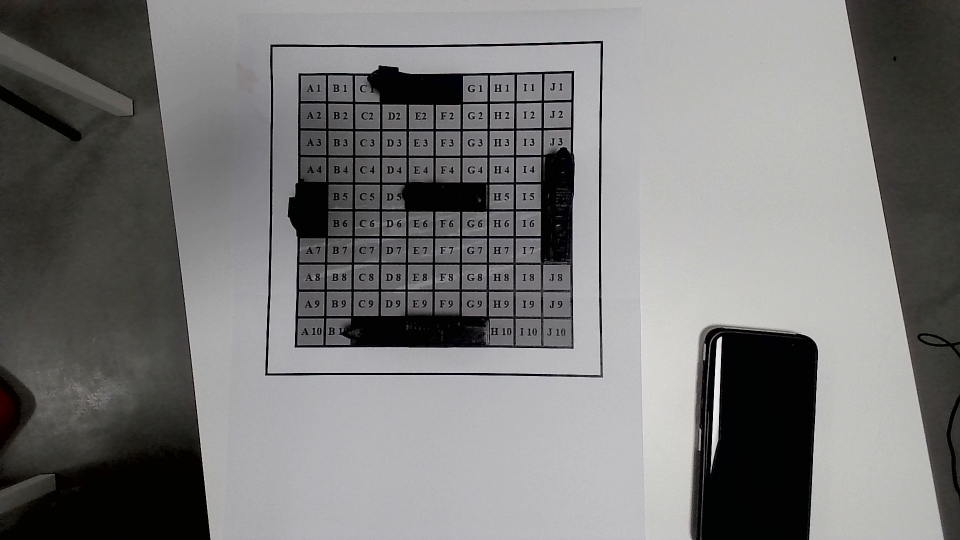
#> input picture field_detection/outlined.jpg, 1920 x 1080 px (shown at 1/2 size)
$ python rasp_time_test.py
#> lines starting #> are read from the running program, lines starting #| are printed output that depends on the picture; after the words box and inside, x2 and y2 are one past the last pixel; in counts of white or black regions, pixels touching at a corner belong together
import time
import cv2
import numpy as np

boot_test_image = cv2.imread('outlined.jpg')
#> boot_test_image is the input picture: shape (1080, 1920, 3); mean B, G, R 119.7, 120.4, 120.9

# [70 lines left out: functions select_frame, get_perspective, not called in this run]

def detect_board(image):
    gray_image = cv2.cvtColor(image, cv2.COLOR_BGR2GRAY)
    bilateral_filtered = cv2.bilateralFilter(gray_image, 13, 20, 20)
    canny_filtered = cv2.Canny(bilateral_filtered, 30, 180)
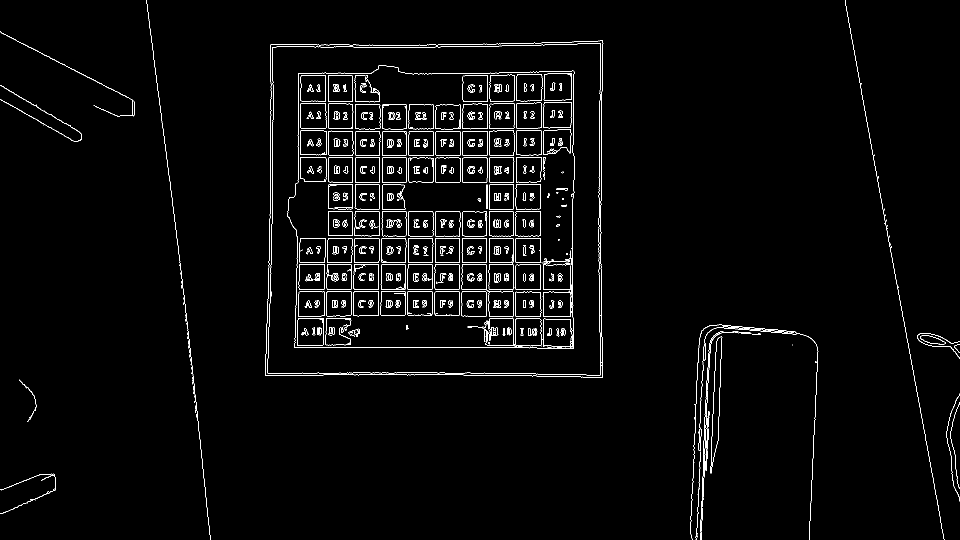
#> canny_filtered: shape (1080, 1920) (shown at 1/2 size); 2.1% white in thin lines or dots

    contours, hierarchy = cv2.findContours(canny_filtered.copy(), cv2.RETR_TREE, cv2.CHAIN_APPROX_SIMPLE)
#> contours = 848 contours, 422 with area under 20; largest, box (x1, y1, x2, y2) and area: (530, 81, 1207, 756) 440339, (534, 86, 1202, 751) 429542, (575, 131, 1150, 698) 304624, (575, 131, 1150, 698) 304600, (530, 81, 1207, 756) 10520
#> (the run stopped early here; a loop or call above may not have finished)

$ run again, with field_detection/boot1.jpg copied over field_detection/outlined.jpg
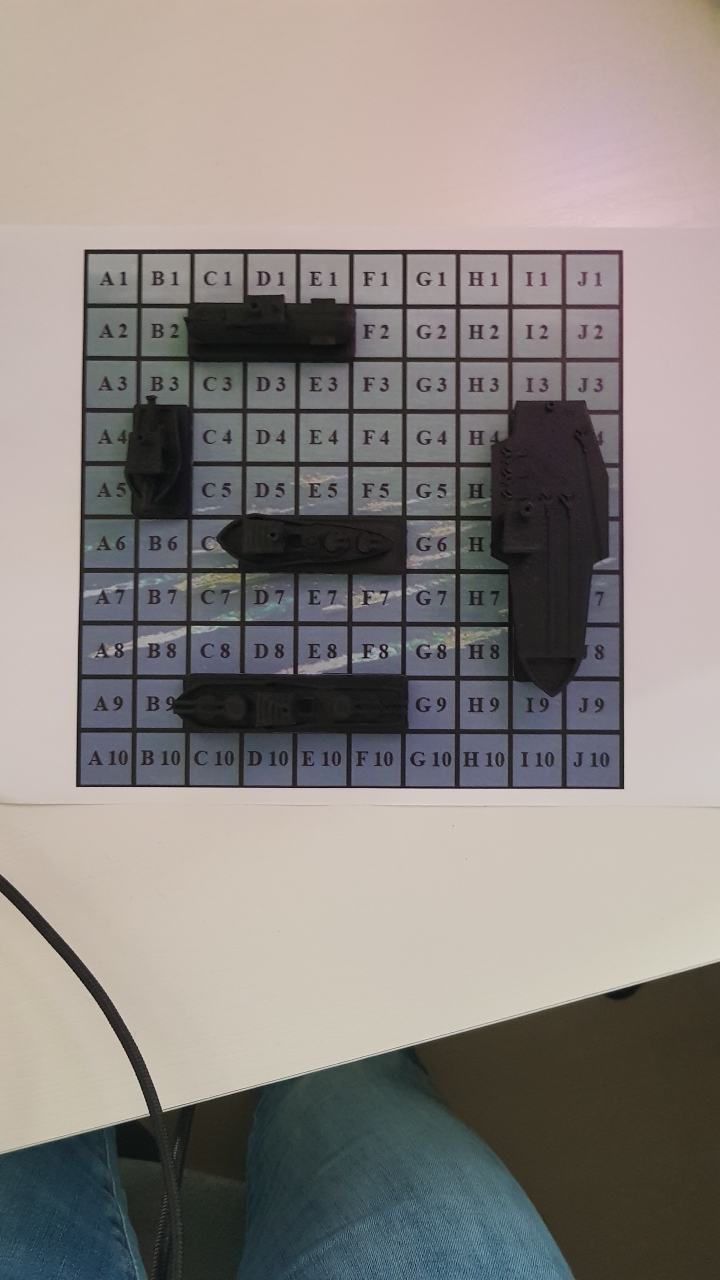
#> input picture field_detection/boot1.jpg, 1440 x 2560 px (shown at 1/2 size)
#> boot_test_image is the input picture: shape (2560, 1440, 3); mean B, G, R 128.5, 131.9, 138.2
#> in detect_board, `gray_image = cv2.cvtColor(image, cv2.COLOR_BGR2GRAY)`:
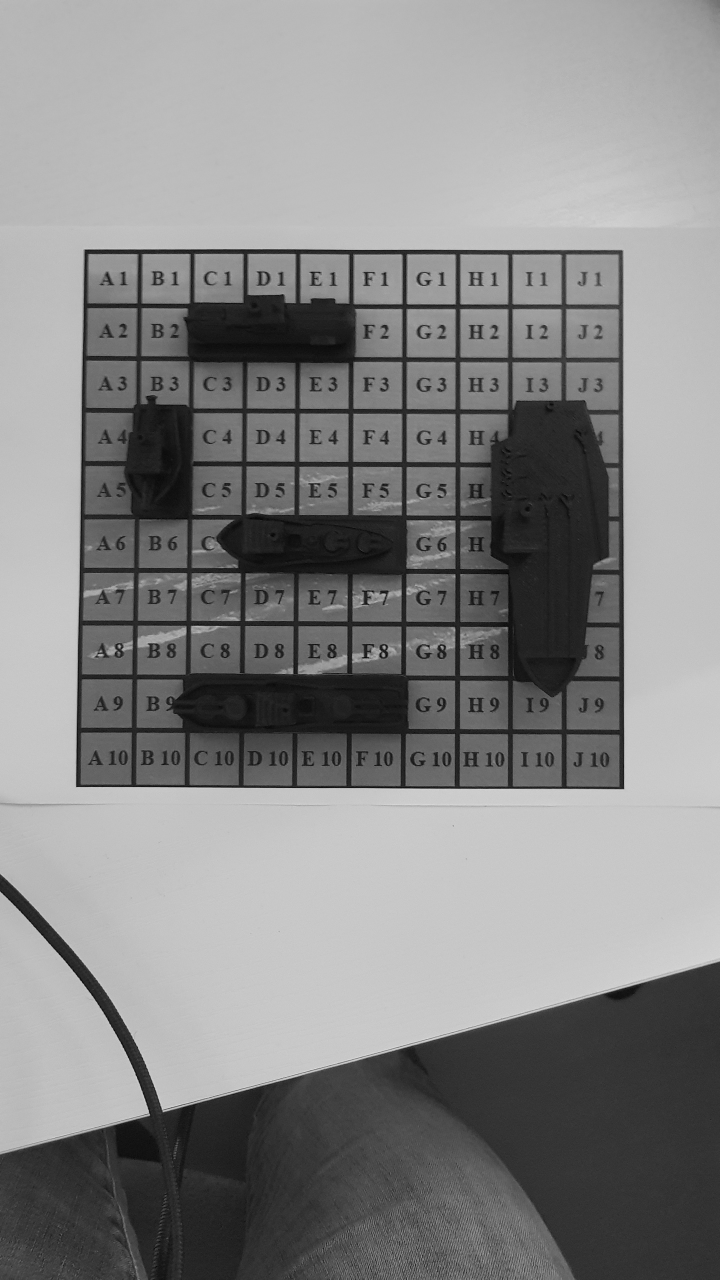
#> gray_image: shape (2560, 1440) (shown at 1/2 size); min 0, max 231, mean 133.4
#> in detect_board, `canny_filtered = cv2.Canny(bilateral_filtered, 30, 180)`:
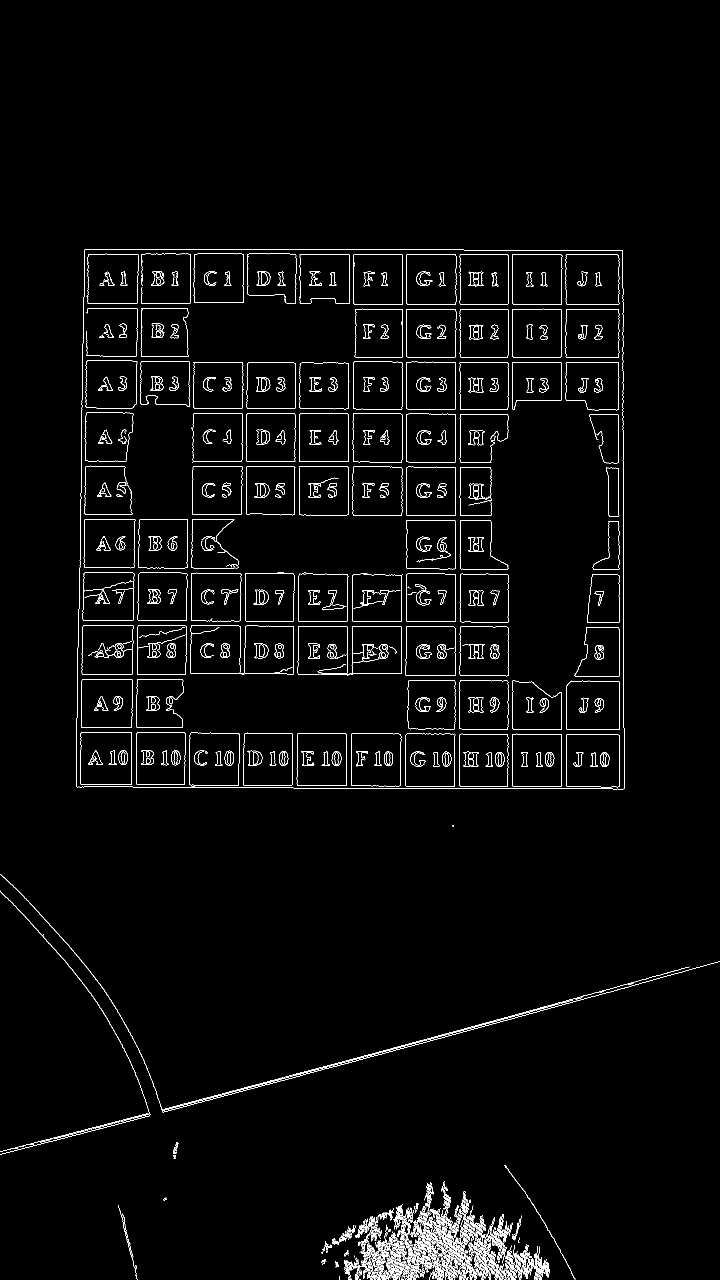
#> canny_filtered: shape (2560, 1440) (shown at 1/2 size); 2.3% white in thin lines or dots, all inside (x1, y1, x2, y2) = (0, 498, 1440, 2560)
#> contours = 1555 contours, 1014 with area under 20; largest, box (x1, y1, x2, y2) and area: (152, 498, 1249, 1579) 1169453, (152, 498, 1249, 1579) 1169450, (595, 1252, 804, 1351) 18604, (1132, 1468, 1240, 1575) 11041, (1132, 1468, 1240, 1575) 11040

$ run again, with field_detection/boot1_crop.jpg copied over field_detection/outlined.jpg
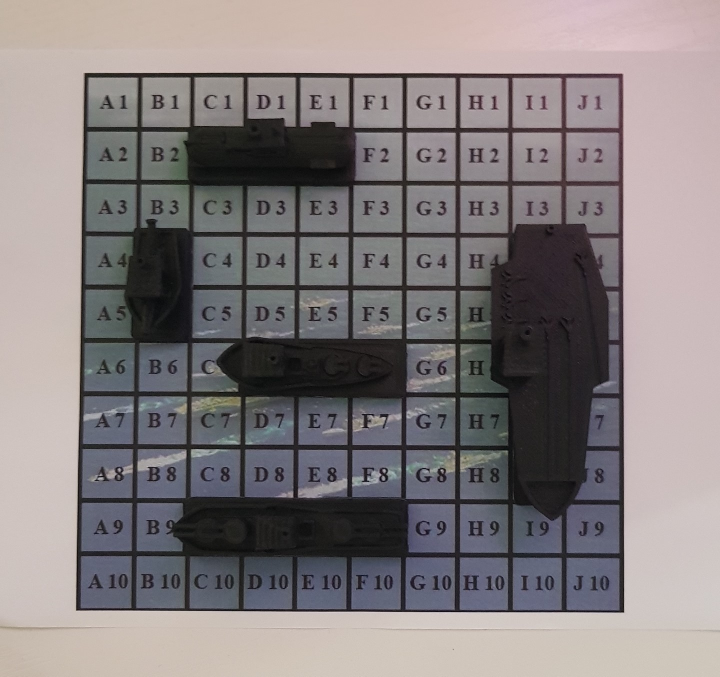
#> input picture field_detection/boot1_crop.jpg, 1440 x 1353 px (shown at 1/2 size)
#> boot_test_image is the input picture: shape (1353, 1440, 3); mean B, G, R 126.1, 125.1, 131.8
#> in detect_board, `canny_filtered = cv2.Canny(bilateral_filtered, 30, 180)`:
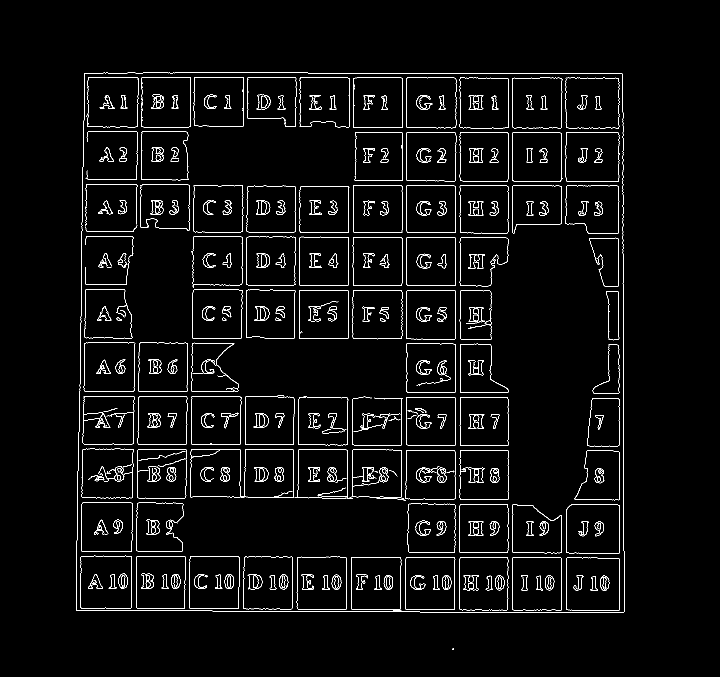
#> canny_filtered: shape (1353, 1440) (shown at 1/2 size); 3.1% white in thin lines or dots, all inside (x1, y1, x2, y2) = (152, 145, 1249, 1300)
#> contours = 688 contours, 259 with area under 20; largest, box (x1, y1, x2, y2) and area: (152, 145, 1249, 1226) 1169460, (152, 145, 1249, 1226) 1169458, (1132, 1115, 1240, 1222) 11036, (1132, 1115, 1240, 1222) 11034, (161, 1111, 264, 1217) 10570

$ run again, with field_detection/boot2.jpg copied over field_detection/outlined.jpg
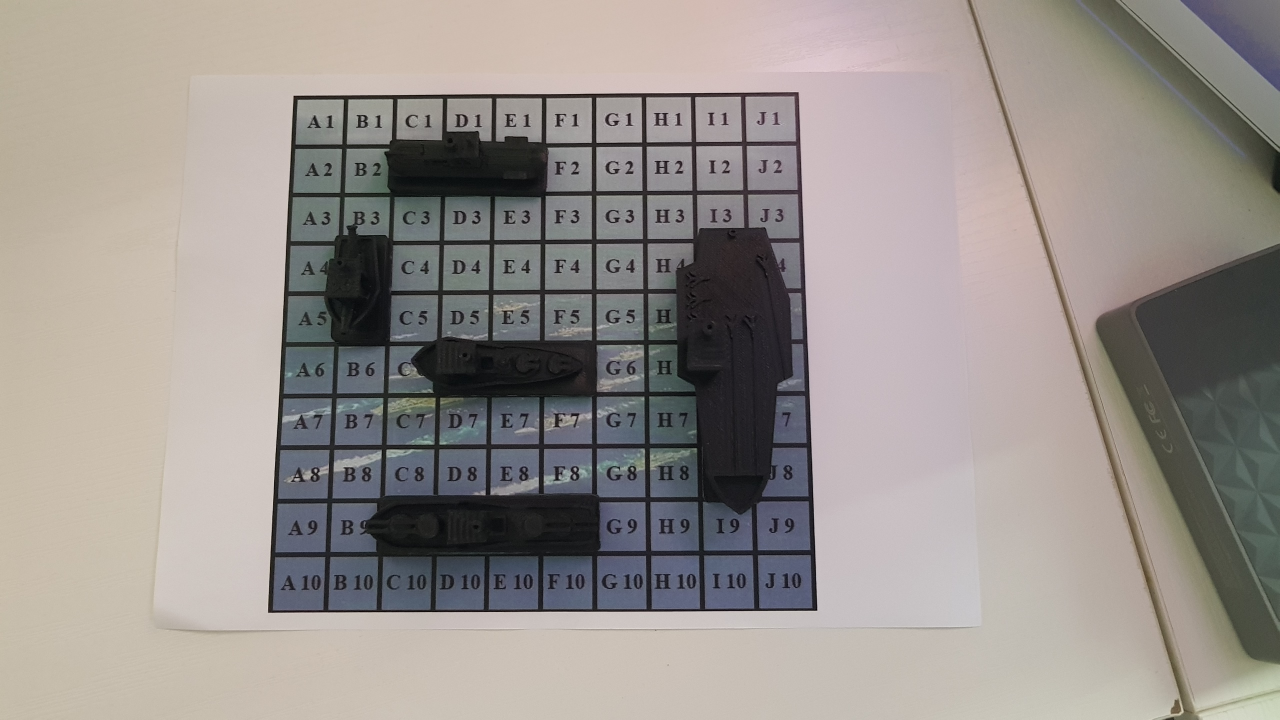
#> input picture field_detection/boot2.jpg, 2560 x 1440 px (shown at 1/2 size)
#> boot_test_image is the input picture: shape (1440, 2560, 3); mean B, G, R 140.9, 145, 151.4
#> in detect_board, `gray_image = cv2.cvtColor(image, cv2.COLOR_BGR2GRAY)`:
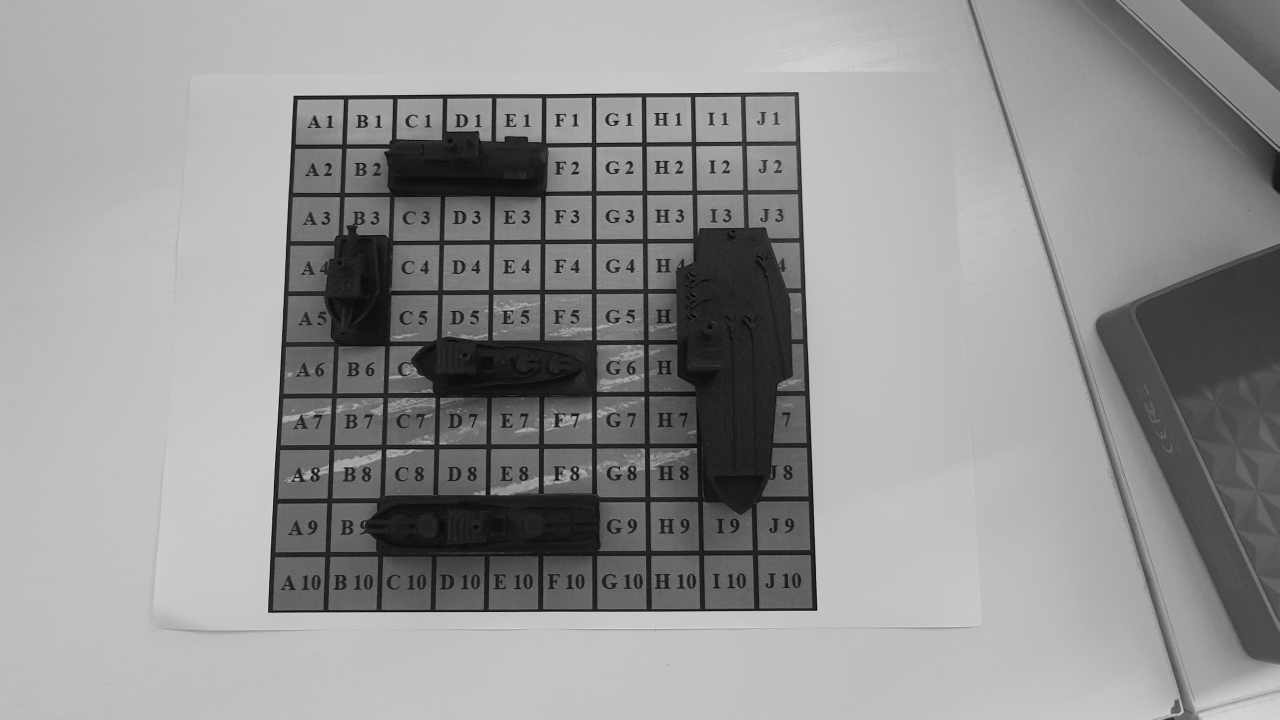
#> gray_image: shape (1440, 2560) (shown at 1/2 size); min 0, max 233, mean 146.5
#> in detect_board, `canny_filtered = cv2.Canny(bilateral_filtered, 30, 180)`:
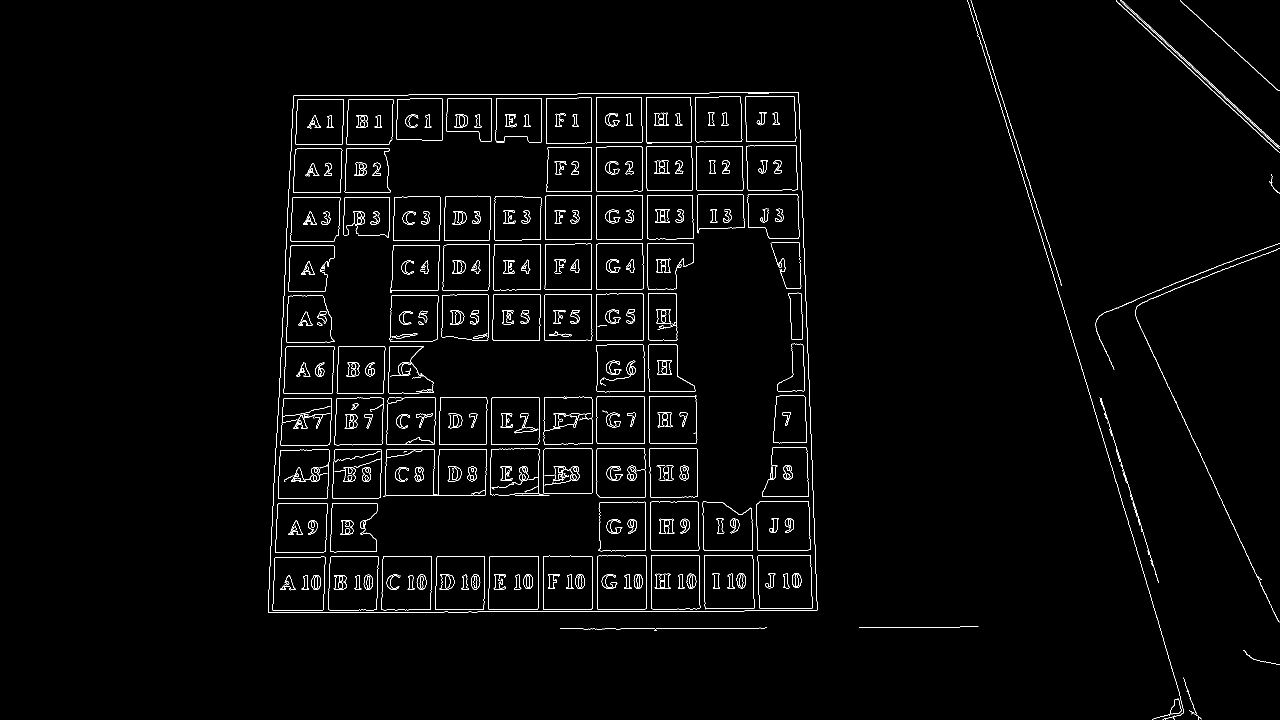
#> canny_filtered: shape (1440, 2560) (shown at 1/2 size); 1.8% white in thin lines or dots, all inside (x1, y1, x2, y2) = (536, 0, 2560, 1440)
#> contours = 706 contours, 213 with area under 20; largest, box (x1, y1, x2, y2) and area: (536, 184, 1635, 1226) 1091426, (536, 184, 1635, 1226) 1091424, (766, 898, 973, 994) 17584, (1515, 1110, 1625, 1218) 11232, (1515, 1110, 1625, 1218) 11229
